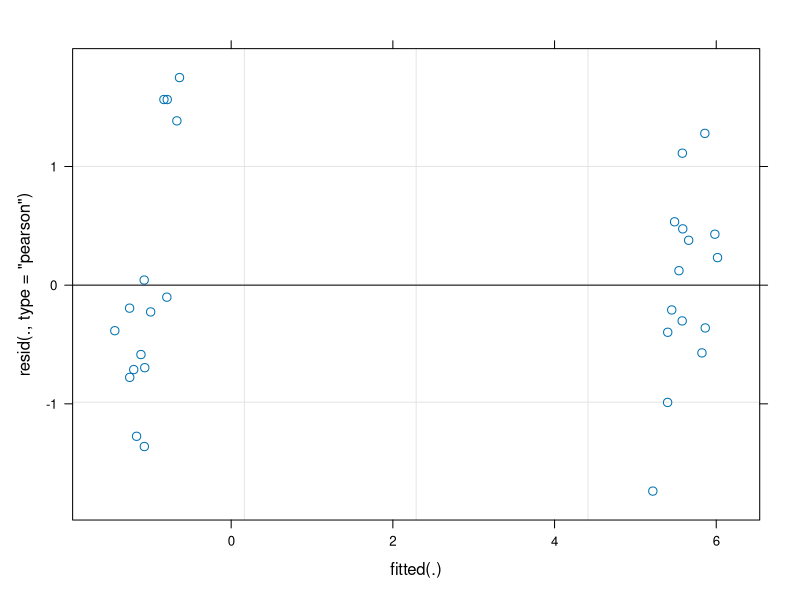

Here is the R script that generated this plot: (Note: this script raises an error after producing the figure.)
## ---- chunk 1
library(lme4)
## ---- chunk 2
n <- 15
## ---- chunk 3
?rnorm()
## ---- chunk 4
set.seed(10)
rnorm(n, mean = 0, sd = 1)
## ---- chunk 5
set.seed(10)
rnorm(n, mean = 0, sd = 1)
## ---- chunk 6
site_effect <- rnorm(n, mean=0, sd=1)
y1 <- site_effect + rnorm(n, mean=0, sd=1)
y2 <- site_effect + 6 + rnorm(n, mean=0, sd=1)

myDat <- data.frame(
  y = c(y1, y2), 
  treatment = c(rep("control", n), rep("fertil", n)), 
  site = rep(paste0("S", seq(1:n)), 2)
  )
str(myDat)
## ---- chunk 7
head(myDat)
## ---- chunk 8
mod1 <- lmer(y ~ treatment + (1|site), data = myDat, REML=FALSE)
mod1
## ---- chunk 9
summary(mod1)
## ---- chunk 10
plot(mod1)
## ---- chunk 11
mod2<- lmer(y ~ 1 + (1|site), data = myDat, REML=FALSE)
mod2
## ---- chunk 12
anova(mod1, mod2)
## ---- chunk 13
library(broom)
## ---- chunk 14
tidy(mod1)
## ---- chunk 15
library(dplyr)
## ---- chunk 16
tidy(mod1) %>% 
  filter(term=="treatmentfertil") -> output
output$estimate
## ---- chunk 17
power_analysis <- function(n){
  site_effect <- rnorm(n, mean=0, sd=1)
  y1 <- site_effect + rnorm(n, mean=0, sd=1)
  y2 <- site_effect + 6 + rnorm(n, mean=0, sd=1)

  myDat <- data.frame(
    y = c(y1, y2), 
    treatment = c(rep("control", n), rep("fertil", n)), 
    site = rep(paste0("S", seq(1:n)), 2)
    )
  mod1 <- lmer(y ~ treatment + (1|site), data = myDat, REML=FALSE)
  tidy(mod1) %>% 
    filter(term=="treatmentfertil") -> output
  return(output$estimate)
}
power_analysis(5)
## ---- chunk 18
power_analysis(2)
## ---- chunk 19
power_analysis(1)
## ---- chunk 20
for (i in c(1:10)){
  n <- 2**i
  print(power_analysis(n))
}
## ---- chunk 21
coef(mod1)
## ---- chunk 22
data.frame(sample_size = rep(2:40, each=10)) %>% 
  rowwise() %>% 
  mutate(po = power_analysis(sample_size)) -> simulation
head(simulation)
str(simulation)
## ---- chunk 23
library(ggplot2)
## ---- chunk 24
ggplot(simulation, aes(x = sample_size, y = po)) + 
  geom_point()
## ---- chunk 25
compute_p <- function(n){
  site_effect <- rnorm(n, mean=0, sd=1)
  y1 <- site_effect + rnorm(n, mean=0, sd=1)
  y2 <- site_effect + 6 + rnorm(n, mean=0, sd=1)

  myDat <- data.frame(
    y = c(y1, y2), 
    treatment = c(rep("control", n), rep("fertil", n)), 
    site = rep(paste0("S", seq(1:n)), 2)
    )
  mod1 <- lmer(y ~ treatment + (1|site), data = myDat, REML=FALSE)
  mod2 <- lmer(y ~ 1 + (1|site), data = myDat, REML=FALSE)
  tst <- anova(mod1, mod2)
  tst %>% 
    tidy() %>% 
    filter(term=="mod1") -> output
  return(output[["p.value"]])
}
compute_p(5)
## ---- chunk 26
suppressWarnings(
  data.frame(sample_size = rep(2:40, each=10)) %>% 
    rowwise() %>% 
    mutate(p.value = compute_p(sample_size)) -> simulation2
) 
## ---- chunk 27
ggplot(simulation2, aes(x = sample_size, y = p.value)) + 
  geom_point()
## ---- chunk 28
ggplot(simulation2, aes(x = sample_size, y = p.value)) + 
  geom_point() + 
  scale_y_continuous(trans = "log10")
